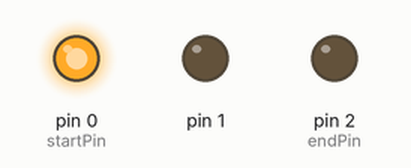
Simulated run of this sketch. Board: Arduino Uno, built with avr-gcc and run on an emulated ATmega328P. On the bench: output pins drawn as LEDs (lit = HIGH).

Above: at 0.15 s.
At 1.35 s:
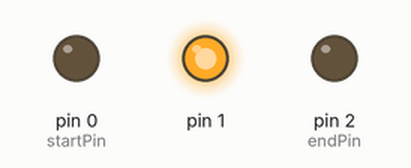
At 2.55 s:
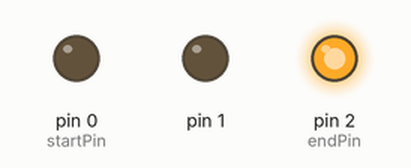
Timing chart, 0 to 3.0 s (numbered marks = the images above):
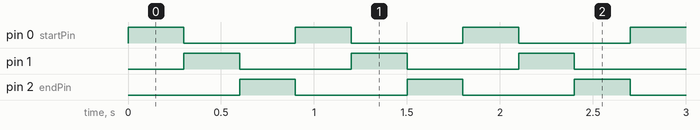

The sketch:

RunningLED.ino
```cpp
int startPin=0;
int endPin=2;
int index=startPin;

void setup() {
  // put your setup code here, to run once:
  for(int i=startPin;i<=endPin;i++){
    pinMode(i,OUTPUT);  //设置输出管脚
  }
}

void loop() {
  // 循环点亮的方式是开始的时候全灭，然后点亮一个灯并且延时
  for(int i=startPin;i<=endPin;i++){
    digitalWrite(i,LOW);
  }
  digitalWrite(index,HIGH);
  index=(index+1)%(endPin-startPin+1);  //循环取余数
  delay(300);
}
```

Measured:
- by itself, pin 0 (startPin), pin 1, pin 2 (endPin): alternates HIGH for 0.30 s and LOW for 0.60 s
- by itself, everything shown: repeats every 0.90 s, in 3 steps
